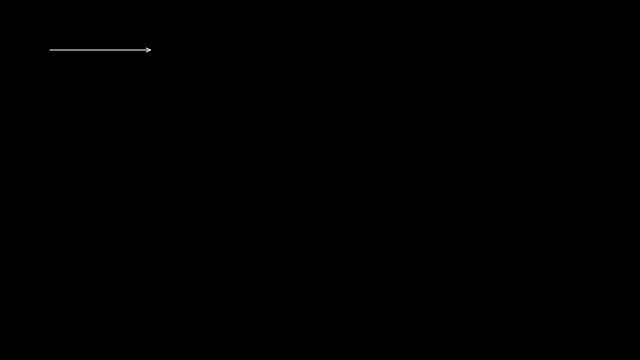
Frame 1 (no input)
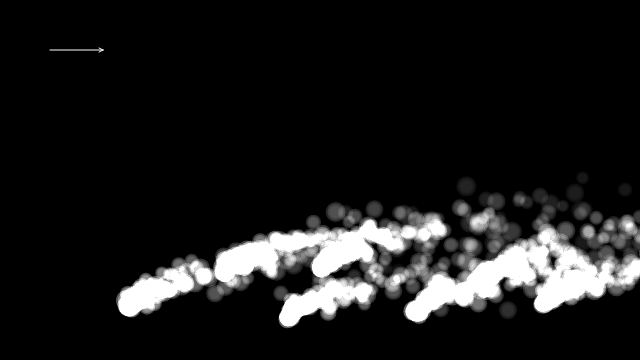
Frame 60 (no input)
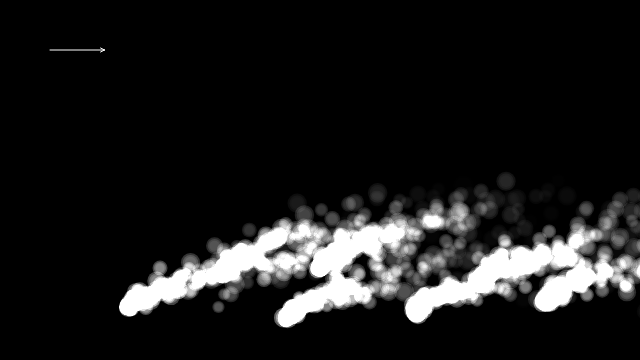
Frame 120 (the mouse pressed at the canvas centre since frame 60)

The p5.js sketch that drew these frames (run headless with seeded random() and noise() and a simulated clock; from frame 60 on, the mouse is pressed at the canvas centre):

// p5.js sketch
// ── sketch.js
let emitters = [];
const NUM_CANDLES = 7;  // Increased number of candles

class Particle {
  constructor(x, y) {
    this.position = createVector(x, y);
    let vx = randomGaussian(0, 0.3);
    let vy = randomGaussian(-1, 0.3);
    this.velocity = createVector(vx, vy);
    this.acceleration = createVector(0, 0);
    this.lifespan = 100.0;
    this.size = random(12, 20);  // Slightly smaller particles for denser look
  }

  run() {
    this.update();
    this.show();
  }

  applyForce(force) {
    this.acceleration.add(force);
  }

  update() {
    this.velocity.add(this.acceleration);
    this.position.add(this.velocity);
    this.lifespan -= 1.5;  // Slower fade for denser smoke
    this.acceleration.mult(0);
  }

  show() {
    noStroke();
    let numLayers = 3;
    for (let i = 0; i < numLayers; i++) {
      let alpha = this.lifespan * (1 - i/numLayers);
      fill(255, alpha);
      let currentSize = this.size * (1 - i * 0.2);
      circle(this.position.x, this.position.y, currentSize);
    }
  }

  isDead() {
    return this.lifespan < 0.0;
  }
}

class Emitter {
  constructor(x, y) {
    this.particles = [];
    this.origin = createVector(x, y);
  }

  run() {
    for (let particle of this.particles) {
      particle.run();
    }
    this.particles = this.particles.filter(particle => !particle.isDead());
  }

  applyForce(force) {
    for (let particle of this.particles) {
      particle.applyForce(force);
    }
  }

  addParticle() {
    // Add more particles per frame for denser smoke
    for (let i = 0; i < 2; i++) {  // Creates 2 particles at once
      let xOffset = randomGaussian(0, 2);
      this.particles.push(new Particle(this.origin.x + xOffset, this.origin.y));
    }
  }
}

function setup() {
  createCanvas(640, 360);
  
  // Create more naturally placed emitters
  let positions = [
    {x: width * 0.2, y: height - 50},
    {x: width * 0.35, y: height - 85},
    {x: width * 0.45, y: height - 40},
    {x: width * 0.5, y: height - 90},
    {x: width * 0.65, y: height - 45},
    {x: width * 0.75, y: height - 75},
    {x: width * 0.85, y: height - 55}
  ];
  
  for (let pos of positions) {
    emitters.push(new Emitter(pos.x, pos.y));
  }
}

function draw() {
  clear();
  background(0);
  
  let timeElapsed = frameCount * 0.01;
  let windStrength = noise(timeElapsed) * 0.3;
  let gust = noise(timeElapsed * 0.5) > 0.7 ? noise(timeElapsed * 2) * 0.4 : 0;
  let totalWind = windStrength + gust;
  
  let wind = createVector(totalWind, 0);
  
  // Draw debug wind vector
  drawVector(wind, createVector(50, 50), 500);
  
  blendMode(ADD);
  for (let emitter of emitters) {
    emitter.applyForce(wind);
    emitter.run();
    emitter.addParticle();
  }
  blendMode(BLEND);
}

function drawVector(v, pos, scale) {
  push();
  let arrowSize = 4;
  translate(pos.x, pos.y);
  stroke(255);
  rotate(v.heading());
  let len = v.mag() * scale;
  line(0, 0, len, 0);
  line(len, 0, len - arrowSize, +arrowSize / 2);
  line(len, 0, len - arrowSize, -arrowSize / 2);
  pop();
}
